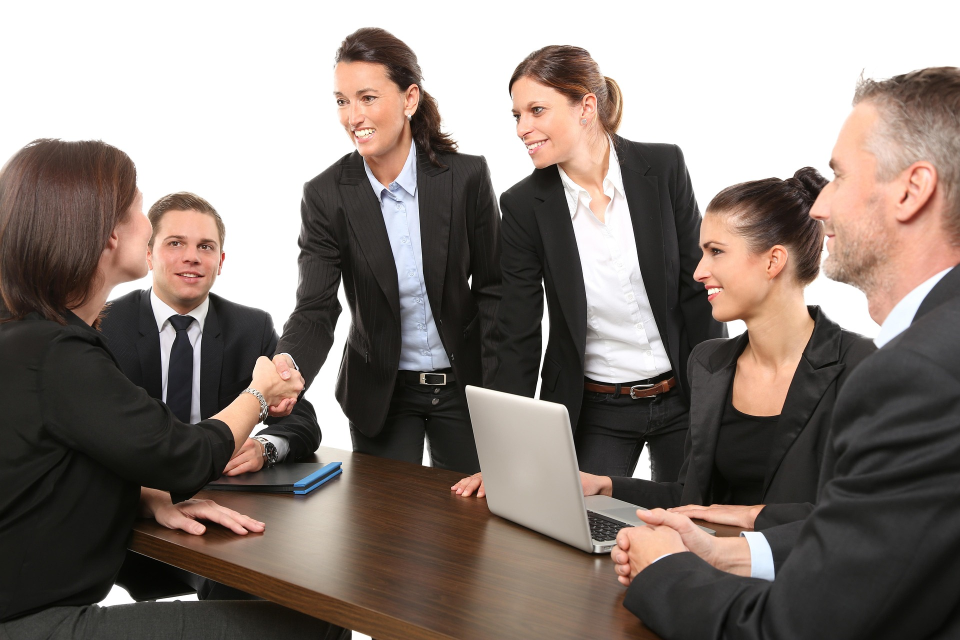
#> input picture src/assets/images/carousel/Carousel.jpg, 1920 x 1280 px (shown at 1/2 size)
$ python ilustracion-animada-sin-fondo.py ../src/assets/images/carousel/Carousel.jpg ../src/assets/images/carousel/Carousel.jpg ../src/assets/images/carousel/Carousel.jpg 5
#> lines starting #> are read from the running program, lines starting #| are printed output that depends on the picture
import sys

import numpy as np
from PIL import Image, ImageSequence
from scipy import ndimage

entrada, salida, quieta = sys.argv[1], sys.argv[2], sys.argv[3]
ancho = int(sys.argv[4]) if len(sys.argv) > 4 else 720

def sin_fondo(fotograma):
    rgba = np.asarray(fotograma.convert('RGBA')).astype(np.float32)
    rgb = rgba[..., :3]
    transparente = rgba[..., 3] < 128
    distancia_al_blanco = 255 - rgb.min(axis=2)
    casi_blanco = (distancia_al_blanco < 14) | transparente
    etiquetas, _ = ndimage.label(casi_blanco)
    bordes = np.concatenate([etiquetas[0], etiquetas[-1], etiquetas[:, 0], etiquetas[:, -1], etiquetas[transparente]])
    fondo = np.isin(etiquetas, np.unique(bordes[bordes > 0]))
    mancha = ~fondo
    mancha = ndimage.binary_opening(mancha, structure=np.ones((3, 3)))
    alfa = ndimage.gaussian_filter(mancha.astype(np.float32), 1.2)
    alfa = np.where(fondo, alfa, 1.0)
    alfa = np.where(transparente, 0.0, alfa)
    return Image.fromarray(np.dstack([rgb, alfa * 255]).astype(np.uint8), 'RGBA')


original = Image.open(entrada)
#> original is the input picture: PIL image 1920x1280 RGB; mean R, G, B 135.5, 124.6, 118.5
duraciones = []
fotogramas = []
for fotograma in ImageSequence.Iterator(original):
    duraciones.append(fotograma.info.get('duration', 100))
    fotogramas.append(sin_fondo(fotograma))
#> this loop made 1 pass
#> pass 1, in sin_fondo, `distancia_al_blanco = 255 - rgb.min(axis=2)`:
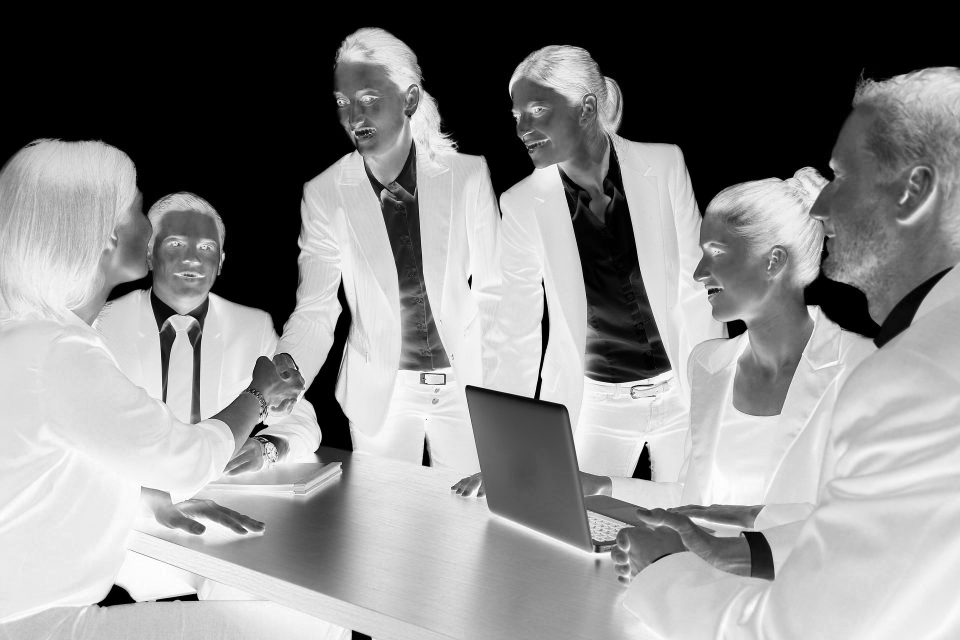
#> distancia_al_blanco: shape (1280, 1920) float32 (shown at 1/2 size); min 0, max 255, mean 137.1
#> after the loop, duraciones = [100]; fotogramas = 1 item

cajas = [f.getchannel('A').point(lambda v: 255 if v > 8 else 0).getbbox() for f in fotogramas]
#> cajas = [(0, 51, 1920, 1280)]
cajas = [c for c in cajas if c]
caja = (min(c[0] for c in cajas), min(c[1] for c in cajas), max(c[2] for c in cajas), max(c[3] for c in cajas))
#> caja = (0, 51, 1920, 1280)
ancho = min(ancho, caja[2] - caja[0])
#> ancho = 5
alto = round((caja[3] - caja[1]) * ancho / (caja[2] - caja[0]))
#> alto = 3
listos = [f.crop(caja).resize((ancho, alto), Image.LANCZOS) for f in fotogramas]
#> listos = 1 item

listos[0].save(
    salida, 'WEBP', save_all=True, append_images=listos[1:], duration=duraciones, loop=0, quality=85, method=6
)
listos[0].save(quieta, 'WEBP', quality=85, method=6)
print(f'{salida} y {quieta}: {ancho}x{alto}, {len(listos)} fotogramas')
#| ../src/assets/images/carousel/Carousel.jpg y ../src/assets/images/carousel/Carousel.jpg: 5x3, 1 fotogramas
